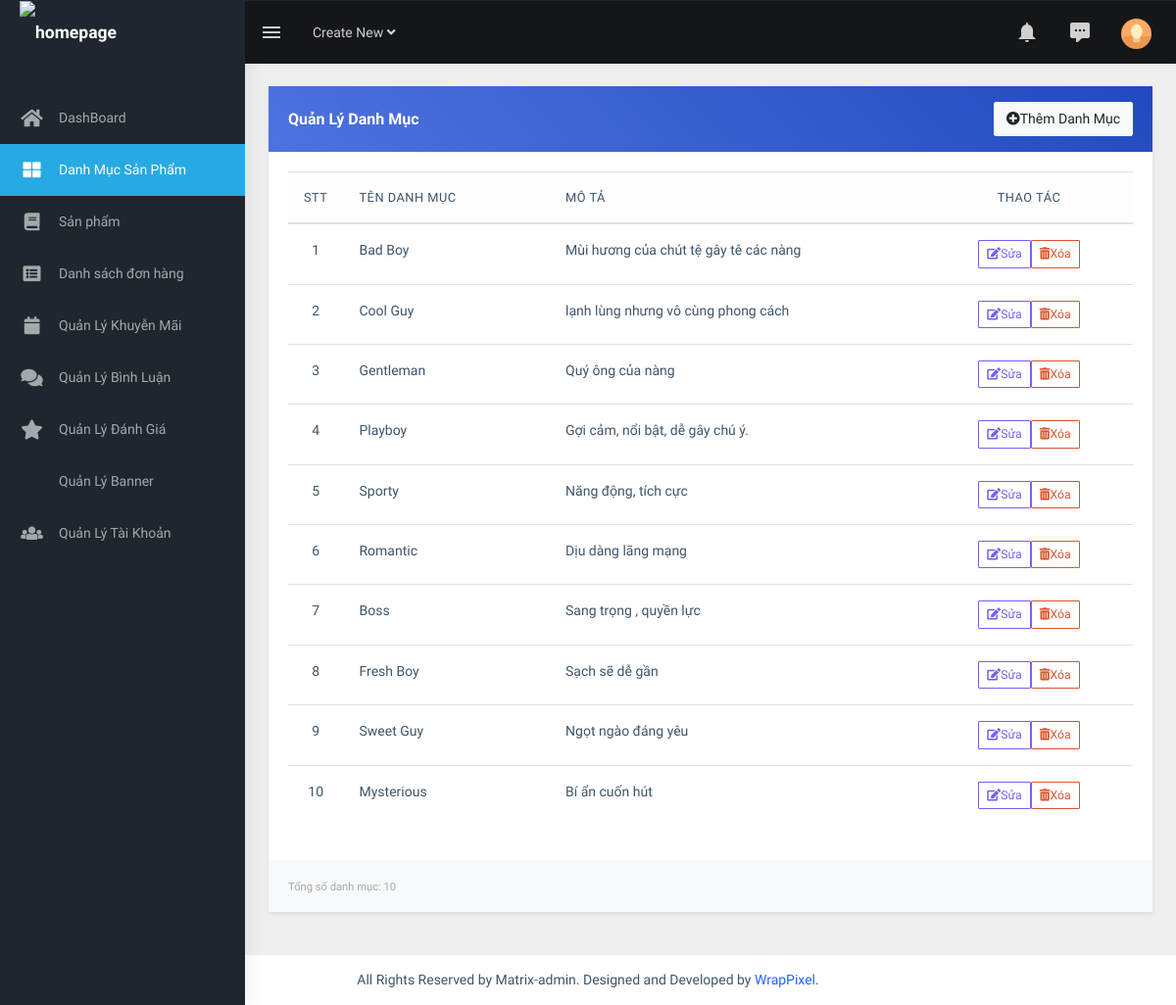
The page /admin/?act=listdm (signed in) on the database its author committed.
### tables this page shows
CREATE TABLE `categories` (
  `id` int NOT NULL,
  `name` varchar(255) NOT NULL,
  `description` text,
  `created_at` timestamp NULL DEFAULT CURRENT_TIMESTAMP,
  `updated_at` timestamp NULL DEFAULT CURRENT_TIMESTAMP ON UPDATE CURRENT_TIMESTAMP
);

### admin/controllers/DanhMucController.php (called while the page is built, shortened)
<?php
require_once '../commons/core.php';
class DanhMucController
{
    public $modelDanhmuc;
    public function __construct()
    {
        $this->modelDanhmuc = new DanhMuc();
    }
    public function danhSachDanhMuc()
    {
        $listDanhMuc = $this->modelDanhmuc->getAllDanhMuc();
        require_once './views/danhmuc/listdm.php';
    }
}

### commons/core.php (called while the page is built, shortened)
<?php
function connectDB()
{
    $host = DB_HOST;
    $port = DB_PORT;
    $dbname = DB_NAME;
    try {
        $conn = new PDO("mysql:host=$host;port=$port;dbname=$dbname", DB_USERNAME, DB_PASSWORD);
        $conn->setAttribute(PDO::ATTR_ERRMODE, PDO::ERRMODE_EXCEPTION);
        $conn->setAttribute(PDO::ATTR_DEFAULT_FETCH_MODE, PDO::FETCH_ASSOC);
        return $conn;
    } catch (PDOException $e) {
        echo ("Connection failed: " . $e->getMessage());
    }
}
?>

### admin/models/DanhMuc.php (called while the page is built, shortened)
<?php
class DanhMuc
{
    public $conn;
    public function __construct()
    {
        $this->conn = connectDB();
    }
    public function getAllDanhMuc()
    {
        try {
            $sql = "SELECT * FROM categories";
            $stmt = $this->conn->prepare($sql);
            $stmt->execute();
            return $stmt->fetchAll();
        } catch (Exception $e) {
            echo "lỗi" . $e->getMessage();
        }
    }
}

### admin/views/danhmuc/listdm.php (the view, shortened to what this page needs)
<div class="page-wrapper p-4">
  <div class="row">
    <div class="col-12">
      <div class="card shadow-sm border-0 rounded-3 overflow-hidden">
        <div class="card-header bg-gradient-primary d-flex justify-content-between align-items-center py-3">
          <h5 class="card-title text-white mb-0">Quản Lý Danh Mục</h5>
          <a href="<?= BASE_URL_ADMIN . '?act=form-them-danh-muc' ?>" class="text-decoration-none">
            <button class="btn btn-light">
              <i class="fas fa-plus-circle me-2"></i>Thêm Danh Mục
            </button>
          </a>
        </div>
        <div class="card-body">
          <div class="table-responsive">
            <table class="table table-hover align-middle">
              <thead class="table-light">
                <tr>
                  <th scope="col" width="5%" class="text-center">STT</th>
                  <th scope="col" width="25%">Tên danh mục</th>
                  <th scope="col" width="45%">Mô tả</th>
                  <th scope="col" width="25%" class="text-center">Thao tác</th>
                </tr>
              </thead>
              <tbody>
                <?php foreach ($listDanhMuc as $key => $danhMuc) : ?>
                  <tr>
                    <td class="text-center"><?= $key + 1 ?></td>
                    <td class="fw-medium"><?= htmlspecialchars($danhMuc['name'], ENT_QUOTES, 'UTF-8') ?></td>
                    <td>
                      <div class="text-truncate" style="max-width: 400px;">
                        <?= htmlspecialchars($danhMuc['description'], ENT_QUOTES, 'UTF-8') ?>
                      </div>
                    </td>
                    <td>
                      <div class="d-flex justify-content-center gap-2">
                        <a href="<?= BASE_URL_ADMIN . '?act=form-sua-danh-muc&id=' . $danhMuc['id'] ?>" class="text-decoration-none">
                          <button class="btn btn-outline-primary btn-sm">
                            <i class="fas fa-edit me-1"></i>Sửa
                          </button>
                        </a>
                        <a href="<?= BASE_URL_ADMIN . '?act=xoa-danh-muc&id=' . $danhMuc['id'] ?>"
                          onclick="return confirm('Bạn có đồng ý xóa danh mục này không?')" class="text-decoration-none">
                          <button class="btn btn-outline-danger btn-sm">
                            <i class="fas fa-trash-alt me-1"></i>Xóa
                          </button>
                        </a>
                      </div>
                    </td>
                  </tr>
                <?php endforeach ?>
              </tbody>
            </table>
          </div>
        </div>
        <div class="card-footer bg-light d-flex justify-content-between align-items-center py-3">
          <div>
            <small class="text-muted">Tổng số danh mục: <?= count($listDanhMuc) ?></small>
          </div>
        </div>
      </div>
    </div>
  </div>
</div>

### admin/views/danhmuc/listdm.php (style rules this page uses)
.bg-gradient-primary { background: linear-gradient(45deg, #4e73df, #224abe); }
.table th { font-weight: 600; text-transform: uppercase; font-size: 0.8rem; letter-spacing: 0.5px; }
.btn-outline-primary, .btn-outline-danger { transition: all 0.2s; }

### rows shown on the page
categories: name "Bad Boy", description "Mùi hương của chút tệ gây tê các nàng"
categories: name "Cool Guy", description "lạnh lùng nhưng vô cùng phong cách"
categories: name "Gentleman", description "Quý ông của nàng"
categories: name "Playboy", description "Gợi cảm, nổi bật, dễ gây chú ý."
categories: name "Sporty", description "Năng động, tích cực"
categories: name "Romantic", description "Dịu dàng lãng mạng"
categories: name "Boss", description "Sang trọng , quyền lực"
categories: name "Fresh Boy", description "Sạch sẽ dễ gần"
categories: name "Sweet Guy", description "Ngọt ngào đáng yêu"
categories: name "Mysterious", description "Bí ẩn cuốn hút"

### other values the page prints
count($listDanhMuc) "10"
